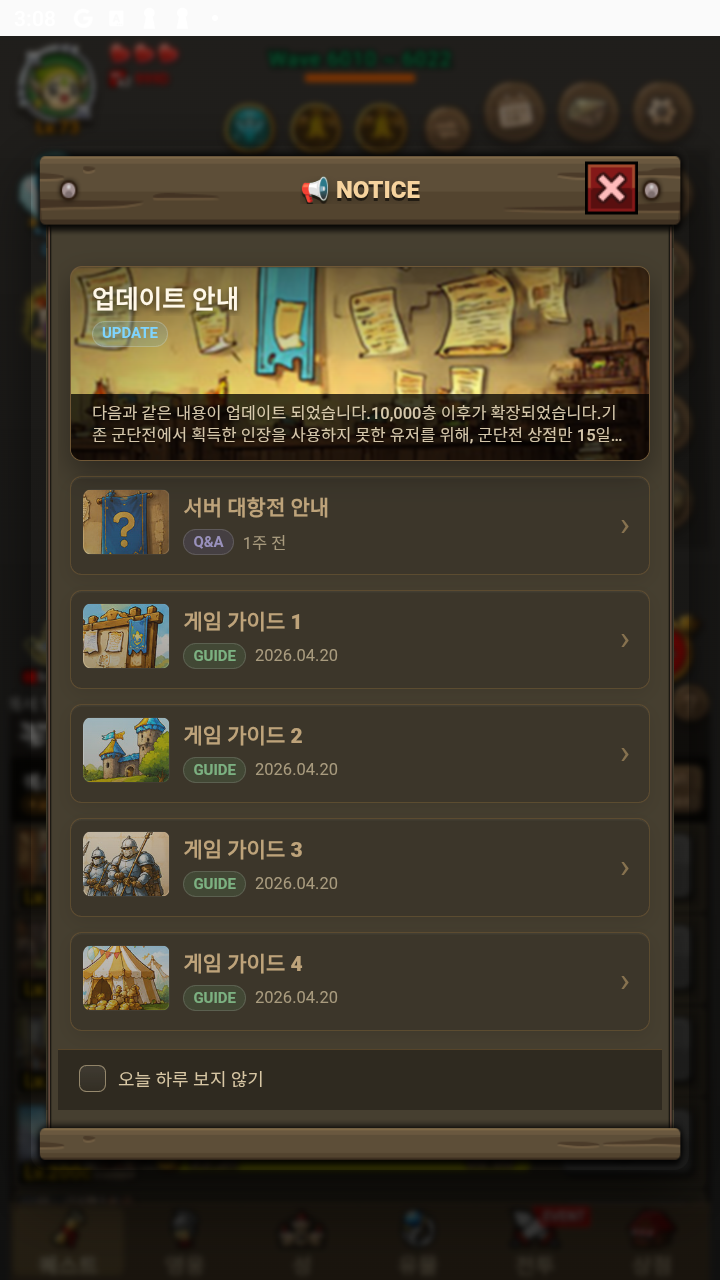
#> input picture notice_now.png, 720 x 1280 px
$ python -i hexa_vision.py   (imports and definitions only)
#> lines starting #> are read from the running program, lines starting #| are printed output that depends on the picture; after the words box and inside, x2 and y2 are one past the last pixel; in counts of white or black regions, pixels touching at a corner belong together
### hexa_engine.py
# -*- coding: utf-8 -*-
"""유물 공방(헥사 머지) 규칙 엔진 + 탐색 AI.
규칙(영상 분석으로 확인):
- 판: 5열 육각, 짝수열 5칸(위로 붙음) / 홀수열 4칸(반 칸 아래) = 23칸
- 조각(1~3칸)을 놓으면, 같은 등급이 3개 이상 이어진 덩어리는 하나로 합쳐짐
  3~4개 -> +1등급, 5개 이상 -> +2등급. 합쳐진 칸은 놓은 칸 중 하나에 생김. 연쇄 있음
- 새 조각 등급 = [hi-2, hi], hi = min(해금 최고-1, 6)  -> hi-2 미만 등급은 영영 짝이 안 옴(죽은 칸)
"""
import random

COLS = 5
CELLS = []                      # (col,row)
for c in range(COLS):
    for r in range(5 if c % 2 == 0 else 4):
        CELLS.append((c, r))
N = len(CELLS)
# patch284: 10/26 업데이트로 판이 커짐 (칸 간격 104 -> 112, 칸 상자 100x100). 빈 판 캡처에서 23칸 상자 중심 실측
#   예전 값: XS = [157, 259, 360, 462, 564], y = 388 + 104r (+52)
XS = [140, 250, 360, 470, 580]


def pix(i):
    c, r = CELLS[i]
    return XS[c], 406 + 112 * r + (56 if c % 2 else 0)


def to_ax(c, r):
    return (c, r - (c - (c & 1)) // 2)


AX = [to_ax(c, r) for c, r in CELLS]
AXI = {a: i for i, a in enumerate(AX)}
DIRS = [(1, 0), (1, -1), (0, -1), (-1, 0), (-1, 1), (0, 1)]
NB = [[AXI[(a[0] + d[0], a[1] + d[1])] for d in DIRS if (a[0] + d[0], a[1] + d[1]) in AXI] for a in AX]
MAXT = 10


def rot(offs, k):
    out = []
    for q, r in offs:
        x, z = q, r
        y = -x - z
        for _ in range(k % 6):
            x, y, z = -z, -x, -y
        out.append((x, z))
    return out


_PL = {}


def placements(offs):
    """offs: 축좌표 상대위치 리스트 -> 놓을 수 있는 칸 인덱스 튜플 목록(판 모양만 고려)"""
    key = tuple(offs)
    if key in _PL:
        return _PL[key]
    res = []
    # patch225: 첫 칸을 판의 모든 칸에 맞춰 봄 (예전엔 (0,0) 자리를 판 칸에 맞춰서, 정규화된 휘어진/삼각 모양은
    #           (0,0)이 판 밖으로 나가는 자리를 통째로 빠뜨림 -> 회전 뒤 '둘 곳 없음' 반복의 원인)
    q0, r0 = offs[0]
    for c in AX:
        a = (c[0] - q0, c[1] - r0)
        idx = []
        for q, r in offs:
            j = AXI.get((a[0] + q, a[1] + r))
            if j is None:
                break
            idx.append(j)
        else:
            res.append(tuple(idx))
    _PL[key] = res
    return res


# [11 lines left out: function group, not called in this run]


def gain(n):
    return 2 if n >= 5 else 1


# [52 lines left out: function resolve, not called in this run]


def spawn_hi(unlocked):
    return max(2, min(unlocked - 1, 6))


# ---------------- 평가 ----------------
W = dict(empty=10.0, dead=-14.0, pair=5.0, bridge5=9.0, bridge4=2.0, mob=0.35, hole=-6.0,
         mass=1.0, high_adj=1.5, lone=-2.0, nextdead=-4.0)
TRI_SHAPES = None


def _shapes3():
    base = [[(0, 0), (1, 0), (2, 0)], [(0, 0), (1, 0), (0, 1)], [(0, 0), (1, 0), (1, 1)]]
    out = set()
    for s in base:
        for k in range(6):
            o = rot(s, k)
            q0, r0 = o[0]
            out.add(tuple(sorted((q - q0, r - r0) for q, r in o)))
    return [list(s) for s in out]


SH3 = _shapes3()
PL3 = []
for s in SH3:
    PL3.extend(placements(s))
PL3 = list(set(tuple(sorted(p)) for p in PL3))


# [194 lines left out: functions evaluate, made_value, unique_rots, moves, apply, hammer and 2 more, not called in this run]


# ---------------- 시뮬레이터(전략 조정용) ----------------
SH2 = [[(0, 0), (1, 0)]]
SPAWN_W = [0.58, 0.22, 0.20]


# [134 lines left out: functions rand_piece, play, _scored_moves, best_move3, play3, not called in this run]

### hexa_vision.py
# -*- coding: utf-8 -*-
"""유물 공방 화면 읽기 (720x1280, RGB 배열 입력)"""
import numpy as np
from hexa_engine import CELLS, N, pix, rot

# 등급별 칸 배경색(RGB). 9·10등급은 처음 만들 때 자동 학습(cfg['colors'])
REF = {0: (19, 12, 10), 1: (77, 83, 86), 2: (50, 94, 53), 3: (43, 68, 108), 4: (114, 82, 162),
       5: (180, 75, 80), 6: (175, 130, 50), 7: (63, 160, 180), 8: (114, 81, 91)}
TOL = 28

# patch284: 10/26 업데이트 화면 실측 (빈 판 / 망치 모드 / 조각 2·3칸 캡처). patch283 값은 잘못 잰 것이라 전부 교체
#   예전 UI: TRAY_C (359,998) P (84,85) / PREV_C (575,997) P (31,31.5) / ROT_BTN (144,997) / ICON 118+53.7i, y 265:295
TRAY_C = (340, 1063)         # 아래 조각 무게중심 (1칸 상자 x300~380, y1022~1104)
TRAY_P = (90.0, 93.0)        # 조각 칸 간격 (가로 열간격, 세로 칸간격) - 2칸 세로 조각 상자 간격 93
TRAY_SCALES = (1.0, 0.92, 0.84)   # 큰 조각은 줄여 그릴 수 있어 여러 크기로 맞춰 봄
PREV_C = (563, 1067)         # 오른쪽 '다음' 상자 속 조각 무게중심
PREV_P = (64.0, 66.0)        # 2칸 조각일 때 간격. 3칸이면 (45.5, 47) 로 줄어듦 -> 여러 크기로 맞춤
PREV_SCALES = (1.0, 0.85, 0.71, 0.62)
HAMMER_BTN = (135, 1120)     # 망치 버튼 가운데 (상자 x85~185, y1072~1172, 오른쪽 위 남은 횟수 배지)
HAMMER_BADGE = (176, 1076)   # 망치 남은 횟수 배지(검은 원 + 흰 숫자)
ROT_BTN = (135, 1005)        # 회전 버튼 (회전되는 조각일 때만 망치 위에 뜸, 상자 x85~185 y955~1055). 조각을 눌러도 돔
ICON_X = [int(99 + 58 * i) for i in range(10)]     # 해금 아이콘 가로 중심
ICON_Y = (268, 308)          # 해금 아이콘 세로 범위


def set_colors(extra):
    for k, v in (extra or {}).items():
        REF[int(k)] = tuple(v)


def classify(p):
    best, bd = None, 1e9
    for k, v in REF.items():
        d = ((p[0] - v[0]) ** 2 + (p[1] - v[1]) ** 2 + (p[2] - v[2]) ** 2) ** 0.5
        if d < bd:
            best, bd = k, d
    return (best if bd <= TOL else None), bd


# [4 lines left out: function cell_color, not called in this run]


# ---- patch259: 뮤뮤에서는 1성 조각 배경이 회색이 아니라 거의 검게 그려져(21,22,27) 빈칸(0)으로 읽힘
#   -> 칸 가운데 그림을 위쪽 해금 아이콘 줄(ICON_X)과 비교해 등급을 정함 (색과 무관)
def _gray30(a):
    import cv2
    return cv2.cvtColor(cv2.resize(a, (30, 30)), cv2.COLOR_RGB2GRAY).astype(np.float32)


def _icons(im):
    return [_gray30(im[ICON_Y[0]:ICON_Y[1], x - 15:x + 15]) for x in ICON_X]


# [4 lines left out: function has_art, not called in this run]


def icon_tier(im, x, y, h, icons=None, n=10):
    """칸(중심 x,y, 반폭 h) 그림과 가장 닮은 해금 아이콘 등급(1~n). 0.6 미만이면 None"""
    import cv2
    t = im[y - h:y + h, x - h:x + h]
    if t.shape[0] < 6 or t.shape[1] < 6:
        return None
    t = _gray30(t)
    icons = icons or _icons(im)
    best, bk = -1.0, None
    for i, ic in enumerate(icons[:n]):
        sc = float(cv2.matchTemplate(t, ic, cv2.TM_CCOEFF_NORMED).max())
        if sc > best:
            best, bk = sc, i + 1
    return bk if best >= 0.6 else None


# ---- patch266: ★8(붉은 루비)·★9(금 도끼)는 배경이 빛살/무지개라 칸 왼쪽 띠 색(cell_color)이 자주 빗나감
#   (실전 로그: ★8 -> -1 196번, ★8 -> 1, ★9 -> 8·3 오인식) -> 그림 가운데 색 + 칸 왼쪽 위 모서리 색 두 곳이 모두 맞으면 확정
#   BlueStacks 캡처 15장 실측: 루비 가운데 ±7 / 모서리 ±16, 도끼 가운데 ±2 / 모서리 ±16.
#   가장 가까운 다른 등급은 가운데 25 이상 또는 모서리 52 이상 떨어져 있음 (기준 15 / 35 로 여유 있게)
HI_ART = {8: ((174, 65, 42), (148, 131, 163)),     # (그림 가운데, 왼쪽 위 모서리)
          9: ((138, 100, 63), (88, 129, 131))}
HI_ART_TOL = (15.0, 35.0)


# [45 lines left out: functions hi_art, read_board, not called in this run]


def unlocked(im):
    n = 1
    for i in range(1, 10):
        x = ICON_X[i]
        p = im[ICON_Y[0] + 3:ICON_Y[1] - 3, x - 12:x + 12].reshape(-1, 3).astype(int)
        if (p.max(1) - p.min(1)).mean() > 40:
            n = i + 1
        else:
            break
    return n


# --- 조각 모양 후보 (축좌표) ---
def _shapes():
    base = [[(0, 0)], [(0, 0), (1, 0)], [(0, 0), (1, 0), (2, 0)], [(0, 0), (1, 0), (0, 1)],
            [(0, 0), (1, 0), (1, 1)]]
    out = set()
    for s in base:
        for k in range(6):
            o = rot(s, k)
            q0 = min(q for q, r in o)
            r0 = min(r for q, r in o)
            out.add(tuple(sorted((q - q0, r - r0) for q, r in o)))
    return [list(s) for s in out]


SHAPES = _shapes()


def ax_px(q, r, P):
    return q * P[0], (r + q / 2.0) * P[1]


# [7 lines left out: function _bg_frac, not called in this run]


class Piece(list):
    """조각 칸 목록 [((q, r), tier)...] + dot_idx(점 찍힌 칸 인덱스) 속성 (patch283)"""
    dot_idx = None


# [24 lines left out: function find_dot, not called in this run]


def _fit(obs, C, P, x0, y0):
    hs = 0.46 * P[1]
    best = None
    for s in SHAPES:
        pts = [ax_px(q, r, P) for q, r in s]
        mx = sum(x for x, y in pts) / len(pts)
        my = sum(y for x, y in pts) / len(pts)
        cen = [(C[0] + x - mx, C[1] + y - my) for x, y in pts]
        pm = np.zeros_like(obs)
        for x, y in cen:
            a0, a1 = int(round(y - hs)) - y0, int(round(y + hs)) - y0
            b0, b1 = int(round(x - hs)) - x0, int(round(x + hs)) - x0
            pm[max(0, a0):max(0, a1), max(0, b0):max(0, b1)] = True
        inter = (pm & obs).sum()
        uni = (pm | obs).sum()
        iou = inter / max(1, uni)
        if best is None or iou > best[0]:
            best = (iou, s, cen)
    return best


def tile_tier(im, x, y, P):
    """조각 칸 등급: 왼쪽·오른쪽·위 띠 3곳 색으로 투표 (보라 배경의 빛살 무늬 때문에 한 곳만 보면 1·8로 잘못 읽음)"""
    a = int(0.40 * P[1])
    w = max(2, int(0.08 * P[1]))
    hh = max(3, int(0.14 * P[1]))
    strips = [im[y - hh:y + hh, x - a:x - a + w], im[y - hh:y + hh, x + a - w:x + a],
              im[y - a:y - a + w, x - hh:x + hh]]
    votes = {}
    for st in strips:
        p = np.median(st.reshape(-1, 3).astype(float), axis=0)
        k, d = classify(p)
        if k:
            votes[k] = votes.get(k, 0) + 1
    if not votes:
        return None
    k, n = max(votes.items(), key=lambda kv: kv[1])
    return k if n >= 2 or len(votes) == 1 else None


def read_piece(im, C, P, bg=None, win=None, scales=(1.0,)):
    """반환 Piece([((q,r),tier)...]) 또는 None. 무게중심 C 기준, 다중 스케일 모양 후보와 겹침(IoU)으로 고름 (patch284)"""
#> called with C = (340, 1063), P = (90, 93), win = (220, 890, 480, 1160), scales = (1, 0.92, 0.84)
    if bg is None:
        bg = (70, 63, 48)  # patch283: 새 UI 트레이 배경색
    if win is None:
        wx, wy = int(2.3 * P[0]), int(1.9 * P[1])
        win = (int(C[0]) - wx, int(C[1]) - wy, int(C[0]) + wx, int(C[1]) + wy)
    x0, y0, x1, y1 = win
    sub = im[y0:y1, x0:x1].astype(float)
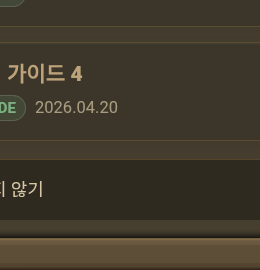
#> sub: shape (270, 260, 3) float64; mean R, G, B 64.3, 57.2, 43.4
    # OpenCV imread BGR 순서 대비 (bg가 RGB일 수 있으므로 BGR로도 거리 확인)
    d1 = np.sqrt(((sub - np.array(bg, float)) ** 2).sum(2))
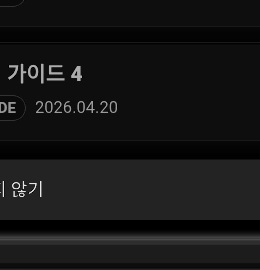
#> d1: shape (270, 260) float64; min 0, max 230.8, mean 22.1
    d2 = np.sqrt(((sub - np.array(bg[::-1], float)) ** 2).sum(2))
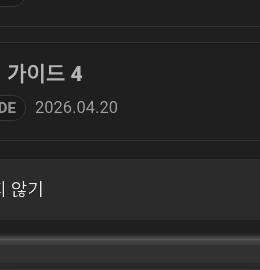
#> d2: shape (270, 260) float64; min 26.17, max 235.7, mean 39.2
    obs = np.minimum(d1, d2) > 35
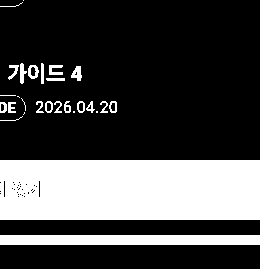
#> obs: shape (270, 260) bool; 27.9% white; 29 white regions (7 under 20 px), largest, box (x1, y1, x2, y2) and area: (0, 160, 260, 220) 15536, (0, 235, 260, 245) 2600, (0, 269, 260, 270) 260
    if obs.mean() < 0.02:
        return None

    import cv2
    m = obs.astype(np.uint8) * 255
#> m: shape (270, 260); 27.9% white; 29 white regions (7 under 20 px)
    cs, _ = cv2.findContours(m, cv2.RETR_EXTERNAL, cv2.CHAIN_APPROX_SIMPLE)
#> cs = 29 contours, 10 with area under 20; largest, box (x1, y1, x2, y2) and area: (0, 160, 260, 220) 15278, (0, 235, 260, 245) 2331, (28, 65, 39, 79) 108, (71, 66, 82, 81) 87, (109, 101, 117, 113) 68
    f = np.zeros_like(m)
    cv2.drawContours(f, cs, -1, 255, -1)
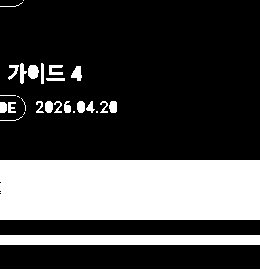
#> f: shape (270, 260); 28.2% white; 29 white regions (7 under 20 px), largest, box (x1, y1, x2, y2) and area: (0, 160, 260, 220) 15597, (0, 235, 260, 245) 2600, (0, 269, 260, 270) 260
    filled_obs = f > 0

    best = None
    best_P = P
    for sc in scales:
        cur_P = (P[0] * sc, P[1] * sc)
        b = _fit(obs, C, cur_P, x0, y0)
        b2 = _fit(filled_obs, C, cur_P, x0, y0)
        cand = b2 if b2[0] > b[0] else b
        if best is None or cand[0] > best[0]:
            best = cand
            best_P = cur_P
#> after the loop, best_P = (90, 93)

    iou, s, cen = best
#> iou = 0.434; s = [(0, 1), (1, 1), (2, 0)]; cen = [(250, 1047.5), (340, 1094), (430, 1047.5)]
    if iou < 0.40:
        return None
    res = Piece()
    for (q, r), (x, y) in zip(s, cen):
        x, y = int(round(x)), int(round(y))
        k = tile_tier(im, x, y, best_P)
        if k is None:                                      # patch259: 색으로 못 읽으면 그림으로
            k = icon_tier(im, x, y, int(0.36 * best_P[1]), None, unlocked(im))
        if k is None:
            return None
        res.append(((q, r), k))
#> this loop made 1 pass
#> (q, r, x, y, a in tile_tier, w in tile_tier, hh in tile_tier) on pass 1: (0, 1, 250, 1048, 37, 7, 13)
#> pass 1, in icon_tier, `t = im[y - h:y + h, x - h:x + h]`:
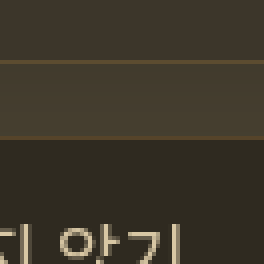
#> t: shape (66, 66, 3) (shown 4 times larger); mean R, G, B 61, 54.7, 41.8
#> pass 1, in icon_tier, `t = _gray30(t)`:
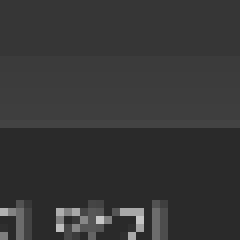
#> t: shape (30, 30) float32 (shown 8 times larger); min 42, max 200, mean 54.5
#> after the loop, res = []
    res.dot_idx = find_dot(im, cen, best_P)
    return res


def tray(im):
    return read_piece(im, TRAY_C, TRAY_P, win=(220, 890, 480, 1160), scales=TRAY_SCALES)


# [17 lines left out: functions preview, hammer_available, hammer_active, not called in this run]


def _near(p, c, tol=22):
    # patch302: uint8 언더플로우 방지 (int 캐스팅 필수)
    return all(abs(int(p[i]) - int(c[i])) <= tol for i in range(3))


def px(im, x, y, r=6):
    return im[y - r:y + r, x - r:x + r].reshape(-1, 3).astype(float).mean(0)


BROWN = (110, 59, 36)


POPUP_Y = [882]


# [75 lines left out: functions popup_y, state, not called in this run]

>>> import cv2
>>> picture = cv2.cvtColor(cv2.imread('notice_now.png'), cv2.COLOR_BGR2RGB)
>>> result = tray(picture)
